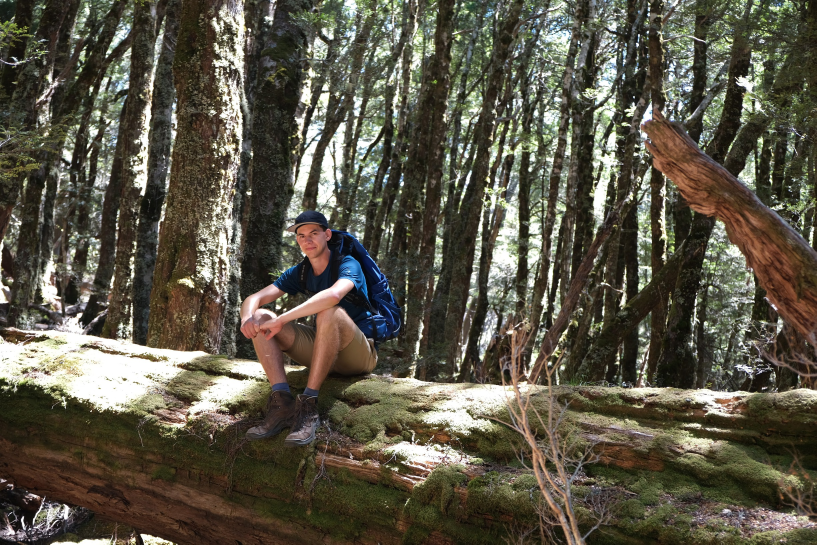
#> input picture assets/forest-desktop.jpg, 2449 x 1633 px (shown at 1/3 size); its folder holds 2 pictures in this run
$ python optimize_assets.py
#> lines starting #> are read from the running program, lines starting #| are printed output that depends on the picture
"""Regenerate responsive photos and WOFF2 fonts without modifying originals.
Requires Pillow with WebP support, fonttools and brotli. Run from any directory.
"""
from pathlib import Path
from PIL import Image
from fontTools.ttLib import TTFont

assets = Path(__file__).resolve().parents[1] / 'assets'
for name, widths in [('forest-desktop', [1280, 1920]), ('forest-mobile', [480, 800])]:
    with Image.open(assets / f'{name}.jpg') as original:
#> original is the input picture: PIL image 2449x1633 RGB; mean R, G, B 90.4, 85.7, 71
        for width in widths:
            height = round(original.height * width / original.width)
            image = original.resize((width, height), Image.Resampling.LANCZOS)
            image.save(assets / f'{name}-{width}.webp', 'WEBP', quality=85, method=6)
#> this loop made 2 passes
#> pass 1, `image = original.resize((width, height), Image.Resampling.LANCZOS)`:
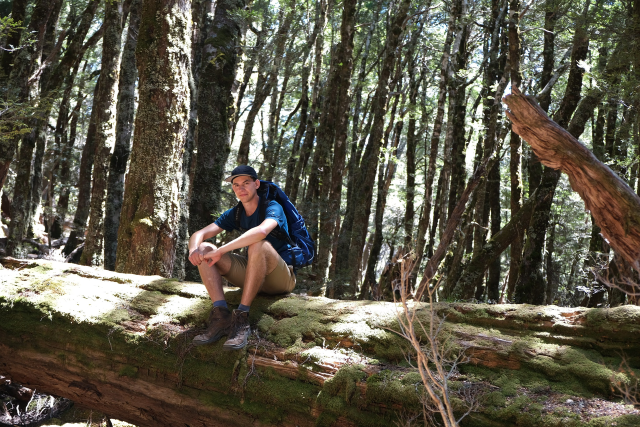
#> image: PIL image 1280x854 RGB (shown at 1/2 size); mean R, G, B 90.3, 85.6, 71
#> pass 2, `image = original.resize((width, height), Image.Resampling.LANCZOS)`:
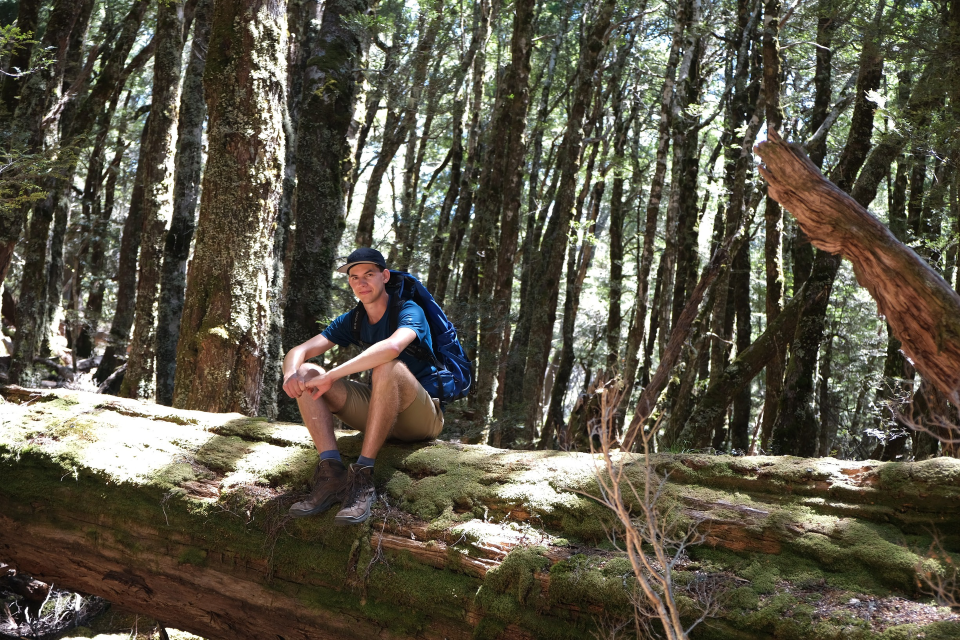
#> image: PIL image 1920x1280 RGB (shown at 1/2 size); mean R, G, B 90.3, 85.7, 71
#> pass 2 of the loop `for name, widths in [('forest-desktop', [1280, 1920]), ('forest-mobile..`:
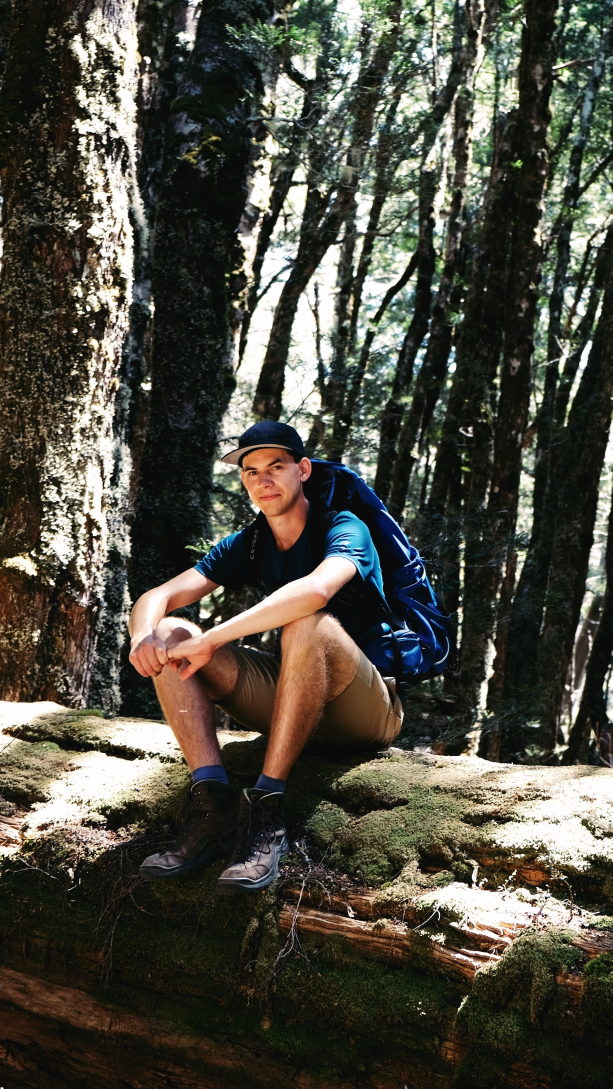
#> input picture assets/forest-mobile.jpg, 1837 x 3265 px (shown at 1/3 size)
#> original is the input picture: PIL image 1837x3265 RGB; mean R, G, B 76.8, 75, 64.6
#> the loop `for width in widths:` made 2 passes
#> pass 1, `image = original.resize((width, height), Image.Resampling.LANCZOS)`:
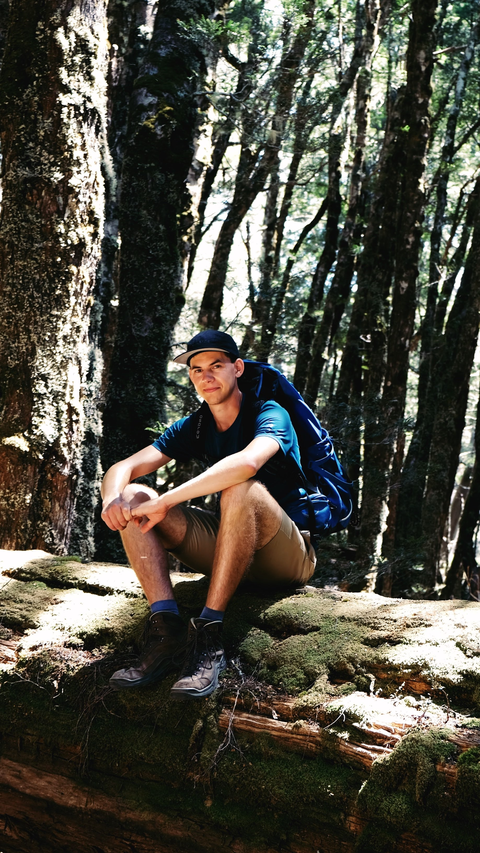
#> image: PIL image 480x853 RGB; mean R, G, B 76.7, 74.9, 64.6
#> pass 2, `image = original.resize((width, height), Image.Resampling.LANCZOS)`:
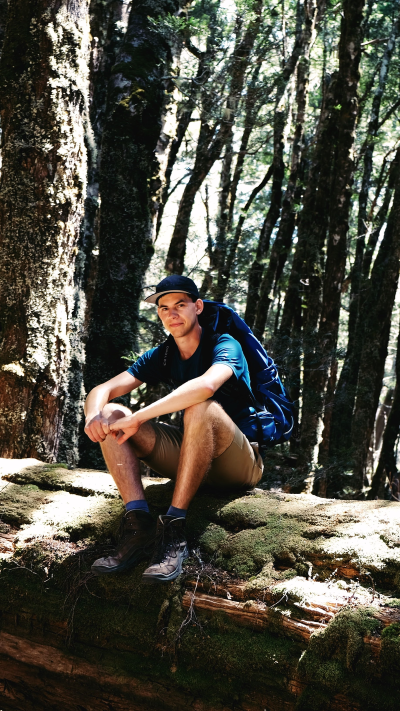
#> image: PIL image 800x1422 RGB (shown at 1/2 size); mean R, G, B 76.7, 75, 64.6
for weight in ['Light', 'Medium', 'Bold']:
#> (the run stopped early here; a loop or call above may not have finished)
